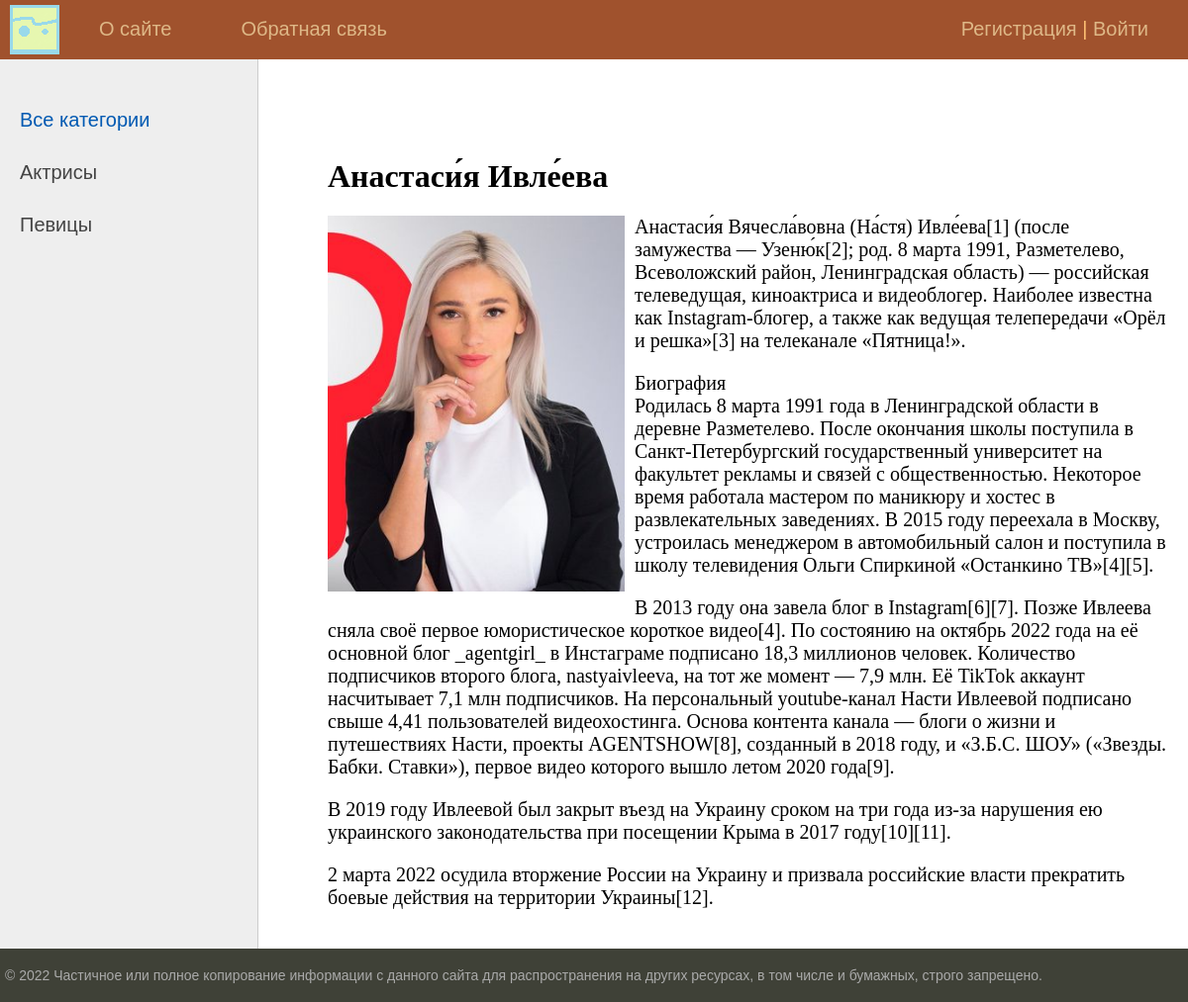
The app's page /post/anastasiya-ivleeva/ with its own data.
### women/models.py (models this page shows, shortened)
class Category(models.Model):
    name = models.CharField(max_length=100, db_index=True, verbose_name='Категория')
    slug = models.SlugField(max_length=255, unique=True, db_index=True, verbose_name="URL")
    def get_absolute_url(self):
        return reverse('category', kwargs={'cat_slug': self.slug})
    class Meta:
        verbose_name = 'Категорию'
        verbose_name_plural = 'Категории'
        ordering = ['id']

class Women(models.Model):
    title = models.CharField(max_length=255, verbose_name='Заголовок')
    slug = models.SlugField(max_length=255, unique=True, db_index=True, verbose_name='URL')
    content = models.TextField(blank=True, verbose_name='Текст статьи')
    photo = models.FileField(upload_to="photos/%Y/%m/%d/", verbose_name='Фото')
    time_create = models.DateTimeField(auto_now_add=True, verbose_name='Время создания')
    time_update = models.DateTimeField(auto_now=True, verbose_name='Время изменения')
    is_published = models.BooleanField(default=True, verbose_name='Публикация')
    cat = models.ForeignKey('Category', on_delete=models.PROTECT, null = True, verbose_name='Категории')
    def __str__(self):
        return self.title
    class Meta:
        verbose_name = 'Женщину'
        verbose_name_plural = 'Женщины'
        ordering = ['-time_create', 'title']

### women/views.py (the view)
# urls.py: path('post/<slug:post_slug>/', ShowPost.as_view(), name='post'),
class ShowPost(DataMixin, DetailView):
    model = Women
    template_name = 'women/post.html'
    slug_url_kwarg = 'post_slug'
    context_object_name = 'post'
    def get_context_data(self, *, object_list=None, **kwargs):
        context = super().get_context_data(**kwargs)
        c_def = self.get_user_context(title=context['post'])
        return dict(list(context.items()) + list(c_def.items()))

### women/utils.py (called while the page is built)
    def get_user_context(self, **kwargs):
        context = kwargs
        cats = Category.objects.annotate(Count('women'))
        user_menu = menu.copy()
        if not self.request.user.is_authenticated:
            user_menu.pop(1)
        context['menu'] = user_menu
        context['cats'] = cats
        if 'cat_selected' not in context:
            context['cat_selected'] = 0
        return context

### women/templates/women/post.html
{% extends 'women/base.html' %}
{% block content %}
<h1>{{post.title}}</h1>
{% if post.photo %}
<p><img class='img-article-left', src='{{post.photo.url}}'></p>
{% endif %}
{{post.content|linebreaks}}
{% endblock %}

### women/templates/women/base.html (shortened to what this page needs)
{% load static %}
{% load women_tags %}
<!DOCTYPE html>
<html>
<head>
	<link type="text/css" href="{% static 'women/css/styles1.css' %}" rel="stylesheet" />
</head>
<body>
<table class="table-page" border=0 cellpadding="0" cellspacing="0">
<tr><td valign=top>
{% block mainmenu %}
		<div class="header">
			<ul id="mainmenu" class="mainmenu">
			<li class="logo"><a href="{% url 'home' %}"><div class="logo"></div></a></li>
{% for m in menu %}
			<li><a href="{% url m.url_name %}">{{m.title}}</a></li>
{% endfor %}
			{% if request.user.is_authenticated %}
			<li class = 'last'> {{user.username}} | <a href="{% url 'logout' %}">Выйти</a></li>
			{% else %}
			<li class = 'last'><a href="{% url 'register' %}">Регистрация</a> | <a href="{% url 'login' %}">Войти</a></li>
			{% endif %}
		    </ul>
		</div>
{% endblock mainmenu %}
<table class="table-content" border=0 cellpadding="0" cellspacing="0">
<tr>
	<td valign="top" class="left-chapters">
	<ul id="leftchapters">
{% if cat_selected == 0 %}
		<li class="selected">Все категории</li>
{% else %}
		<li><a href="{% url 'home' %}">Все категории </a></li>
{% endif %}
{% for c in cats %}
{% if c.women__count > 0 %}
	{% if c.pk == cat_selected %}
		<li class='selected'>{{c.name}}</li>
	{% else %}
		<li><a href="{{ c.get_absolute_url }}">{{c.name}}</a></li>
	{% endif %}
{% endif %}
{% endfor %}
	</ul>
</td>
<td valign="top" class="content">
	<div class="content-text">
{% block content %}
{% endblock %}
	</div>
</td></tr></table>
</td></tr>
<tr><td valign=top>
	<div id="footer">
		<p>&copy; 2022 Частичное или полное копирование информации с данного сайта для распространения на других ресурсах, в том числе и бумажных, строго запрещено.</p>
	</div>
</td></tr></table>
</body>
</html>

### women/static/women/css/styles1.css (style rules this page uses)
html, body { font-family: 'Arial'; margin: 0; padding: 0; height: 100%; width: 100%; color: #444; }
a { color: #0059b2; text-decoration: none; }
img { max-width: 600px; height: auto; }
img.img-article-left { max-width: 300px; height: auto; float: left; padding: 0 10px 10px 0; }
.table-page { width: 100%; height: 100%; vertical-align: top; }
.table-page tr { height: 100%; }
.header { background: #A0522D; height: 60px; }
.logo { background: url('../images/logo1.png') no-repeat 10px 5px; width: 70px; height: 60px; }
ul.mainmenu { list-style: none; margin: 0; padding: 0; height: 60px; color: #fdc073; font-size: 20px; overflow: hidden; }
ul.mainmenu li { float: left; margin: 18px 40px 0 30px; }
ul.mainmenu li.logo { margin: 0; }
ul.mainmenu li.last { float: right; }
ul.mainmenu li a { color: #DEB887; text-decoration: none; }
.table-content { width: 100%; min-height: 100%; height: 100%; }
.left-chapters { margin: 0; background: #eee; border-right: 1px solid #ccc; min-height: 100%; }
.left-chapters ul { width: 230px; min-height: 100%; margin: 0; padding: 20px 10px 10px 20px; list-style: none; font-size: 20px; }
.left-chapters ul li { margin: 30px 0 0 0; color: #999; }
.left-chapters ul li.selected { color: #0059b2; }
.left-chapters ul li a { color: #444; text-decoration: none; }
.content { padding: 40px 20px 20px 40px; width: 100%; box-sizing: border-box; }
.content-text { margin: 60px 0 0 30px; color: #000; font-size: 20px; font-family: Yandex Sans Display Light; }
.content-text h1 { font-size: 32px; }
#footer { box-sizing: border-box; background: #3F4137; padding: 5px; color: #aaa; font-size: 14px; font-family: Verdana, Geneva, Arial, Helvetica; text-align: left; overflow: hidden; }

### records on screen
Category: name "Актрисы"
Category: name "Певицы"
Women: title "Анастаси́я Ивле́ева", photo (picture), content "Анастаси́я Вячесла́вовна (На́стя) Ивле́ева[1] (после замужества — Узеню́к[2]; род. 8 марта 1991, Разметелево, Всеволожский район, Ленинградская область) — российская телеведущая, киноактриса и видеоблогер. Наиболее известна как Instagram-блогер, а также как ведущая телепередачи «Орёл и решка»[3] на телеканале «Пятница!». Биография Родилась 8 марта 1991 года в Ленинградской области в деревне Разметелево. После окончания школы поступила в Санкт-Петербургский государственный университет на факультет рекламы и связей с общественностью. Некоторое время работала мастером по маникюру и хостес в развлекательных заведениях. В 2015 году переехала в Москву, устроилась менеджером в автомобильный салон…"

### other values on screen
{{ m.title }} "O сайте" "Обратная связь"
